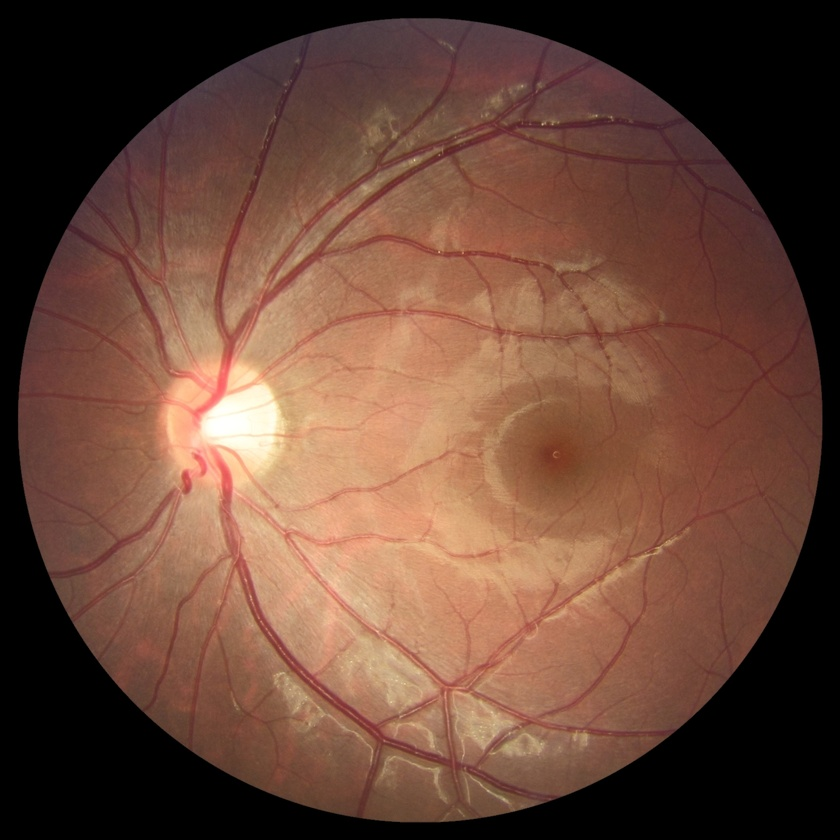
#> input picture visualization/compare/V0001.jpg, 840 x 840 px, shrunk from 1634 x 1634 before the run
$ python test.py
#> lines starting #> are read from the running program, lines starting #| are printed output that depends on the picture
# 将分割图和原图合在一起
from PIL import Image
import matplotlib.pyplot as plt

# image1 原图
# image2 分割图
image1 = Image.open("V0001.jpg")
#> image1 is the input picture: PIL image 840x840 RGB; mean R, G, B 105.6, 71, 56.2
image2 = Image.open("V0001.bmp")
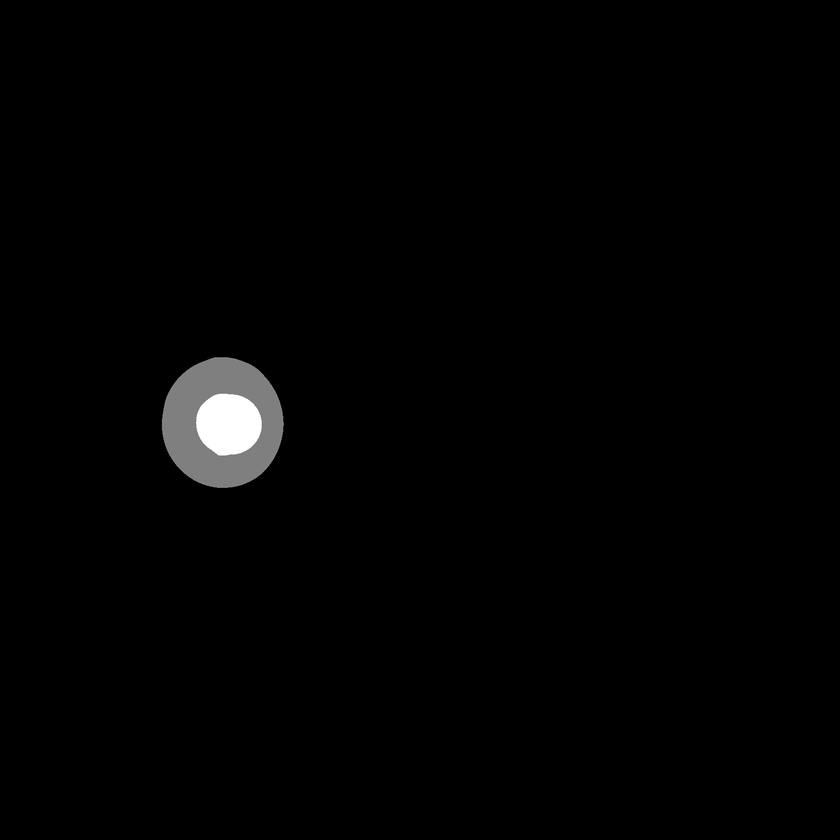
#> input picture visualization/compare/V0001.bmp, 840 x 840 px, shrunk from 1634 x 1634 before the run
#> image2 is the input picture: PIL image 840x840 L; min 0, max 255, mean 2.8

plt.figure()


plt.imshow(image1)


plt.imshow(image2)


plt.imshow(image1)
plt.imshow(image2, alpha=0.5)

plt.show()
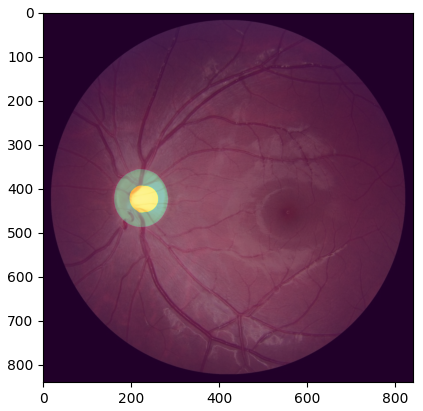
#> figure drawn by matplotlib, 1 panel
